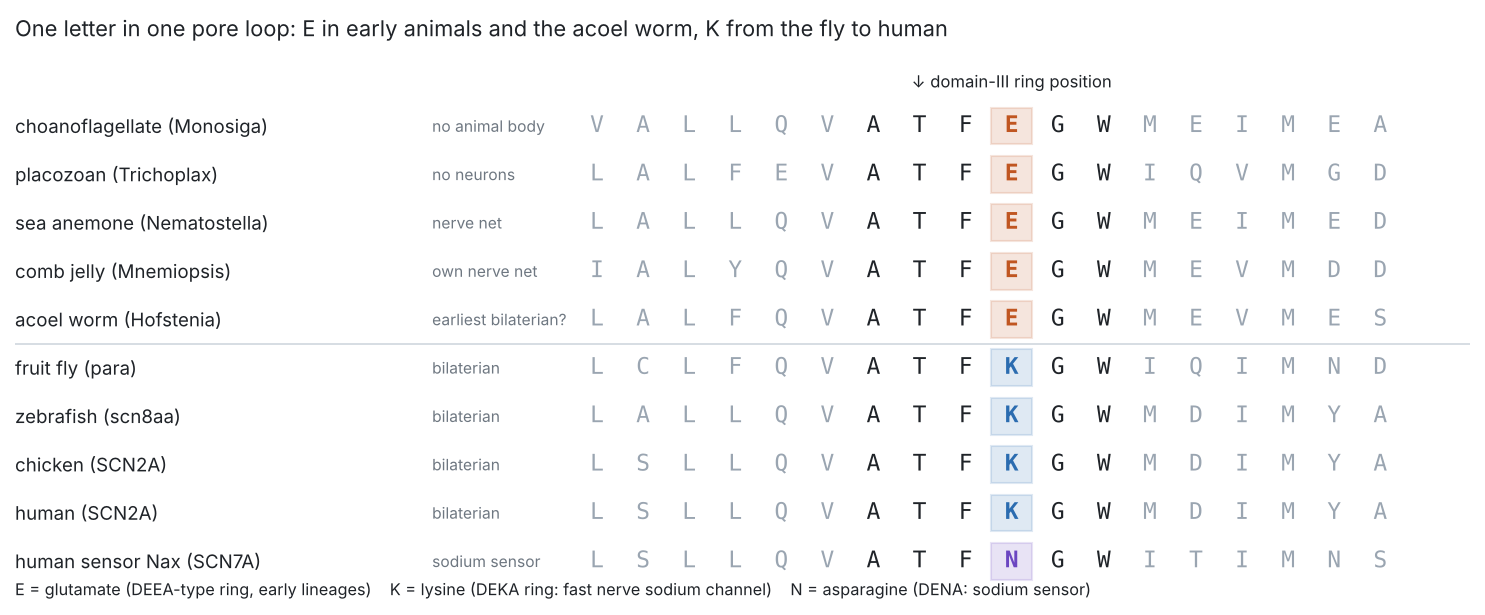

Generate this figure with Python:
"""Manuscript 2, Figure 4: the domain-III pore loop of 4-domain sodium-type channels across the animal tree (sequences extracted L3505)."""
import matplotlib; matplotlib.use('Agg'); import matplotlib.pyplot as plt
rows=[('choanoflagellate (Monosiga)','no animal body','VALLQVATFEGWMEIMEA'),('placozoan (Trichoplax)','no neurons','LALFEVATFEGWIQVMGD'),
      ('sea anemone (Nematostella)','nerve net','LALLQVATFEGWMEIMED'),('comb jelly (Mnemiopsis)','own nerve net','IALYQVATFEGWMEVMDD'),('acoel worm (Hofstenia)','earliest bilaterian?','LALFQVATFEGWMEVMES'),('fruit fly (para)','bilaterian','LCLFQVATFKGWIQIMND'),
      ('zebrafish (scn8aa)','bilaterian','LALLQVATFKGWMDIMYA'),('chicken (SCN2A)','bilaterian','LSLLQVATFKGWMDIMYA'),
      ('human (SCN2A)','bilaterian','LSLLQVATFKGWMDIMYA'),('human sensor Nax (SCN7A)','sodium sensor','LSLLQVATFNGWITIMNS')]
col={'E':'#c05621','K':'#2b6cb0','N':'#6b46c1'}
fig,ax=plt.subplots(figsize=(10,4.2),dpi=150); ax.axis('off'); ax.set_xlim(0,30); ax.set_ylim(-0.8,len(rows)+0.6)
for i,(n,t,s) in enumerate(rows):
    y=len(rows)-1-i
    ax.text(0,y,n,fontsize=9,va='center',color='#1f2328'); ax.text(8.6,y,t,fontsize=7.5,va='center',color='#6e7781')
    for j,ch in enumerate(s):
        x=12+j*0.95; c=col.get(ch,'#1f2328') if j==9 else ('#1f2328' if 6<=j<=11 else '#9aa5b1')
        if j==9: ax.add_patch(plt.Rectangle((x-0.42,y-0.38),0.84,0.76,color=c,alpha=0.15))
        ax.text(x,y,ch,family='monospace',fontsize=11,ha='center',va='center',color=c,weight='bold' if j==9 else 'normal')
ax.text(12+9*0.95,len(rows)-0.2,'↓ domain-III ring position',fontsize=8,ha='center',color='#1f2328')
ax.plot([0,30],[4.5,4.5],color='#d0d7de',lw=0.8)
ax.text(0,-0.7,'E = glutamate (DEEA-type ring, early lineages)    K = lysine (DEKA ring: fast nerve sodium channel)    N = asparagine (DENA: sodium sensor)',fontsize=7.8,color='#1f2328')
ax.set_title('One letter in one pore loop: E in early animals and the acoel worm, K from the fly to human',fontsize=10.5,loc='left',color='#1f2328')
plt.tight_layout(); plt.savefig('figures/L3521_EtoK.png',bbox_inches='tight')
